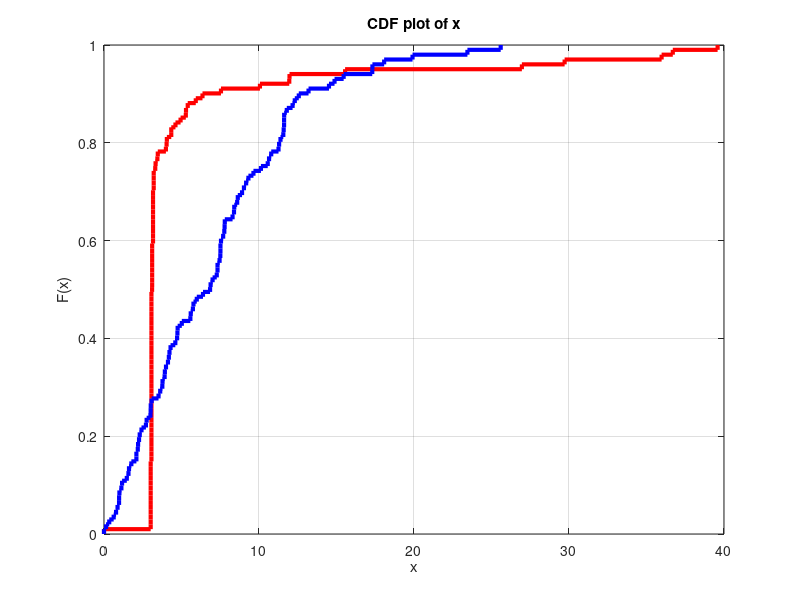

This figure's MATLAB source: (Note: this script raises an error after producing the figure.)
%%%%%%%%%%%%%%%%%%%%%%%%%%%%%%%%%%%%%%%%%%%%%%%%%%%%%%%%%%%%%%%%%%%%%%%%%
% cdf for the linear and nonlinear algorithm - 3D
%%%%%%%%%%%%%%%%%%%%%%%%%%%%%%%%%%%%%%%%%%%%%%%%%%%%%%%%%%%%%%%%%%%%%%%%%

clear all; close all; clc;

load('LS_100.mat')
de_lin = de;

load('NLS_100.mat')
de_nonlin = de;

a = cdfplot(de_lin); 
set(a, 'LineStyle', '-', 'Color', 'r','LineWidth',3);
hold on; grid on;
b = cdfplot(de_nonlin)
set(b, 'LineStyle', '-', 'Color', 'b','LineWidth',3);

title('Performance Compare', FontSize=20)
xlabel('Error Distance(m)', FontSize=20)
ylabel('CDF', FontSize=20)

legend("LLS", "NLLS", FontSize=20);
